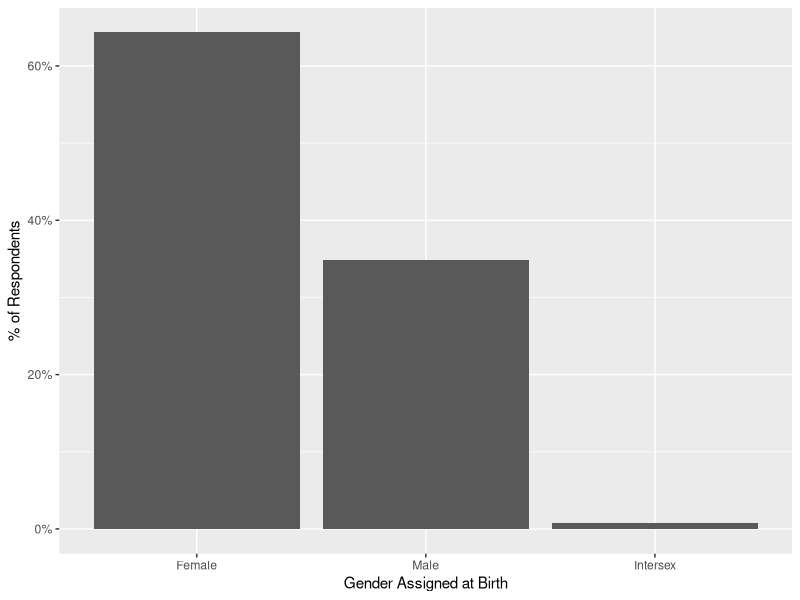
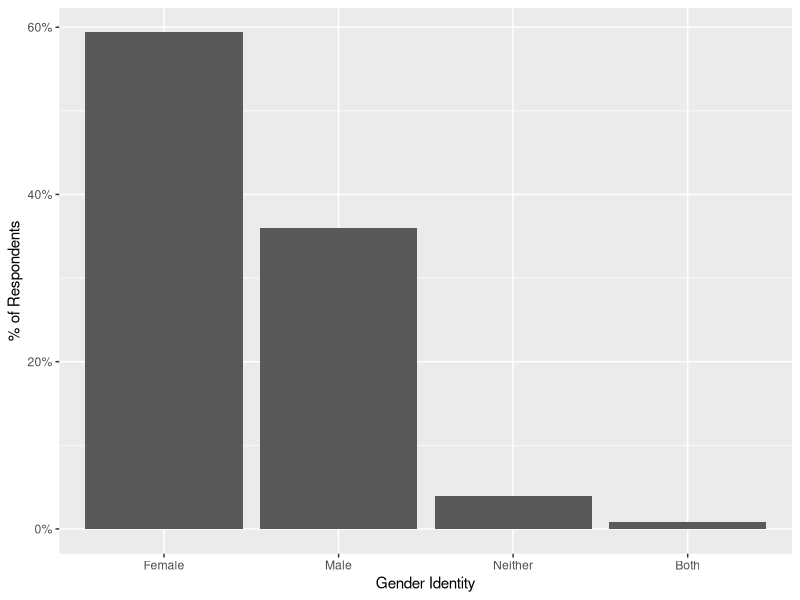
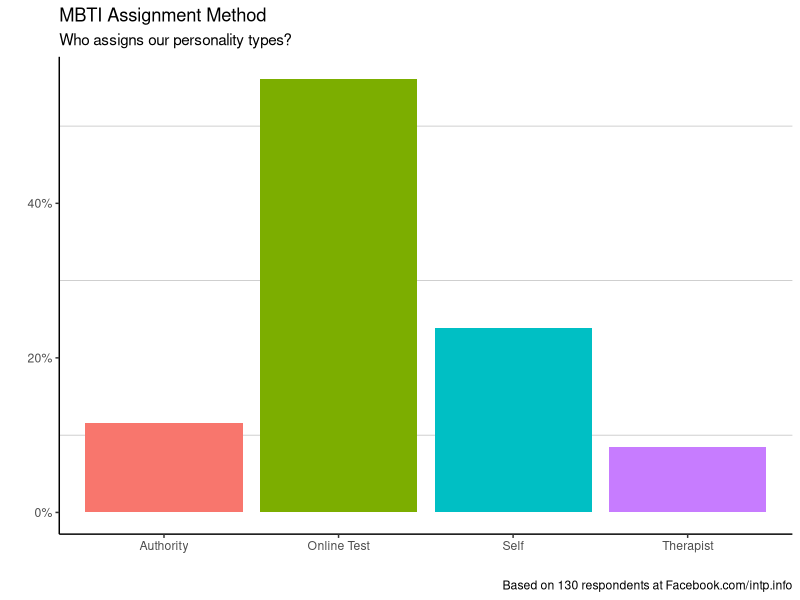
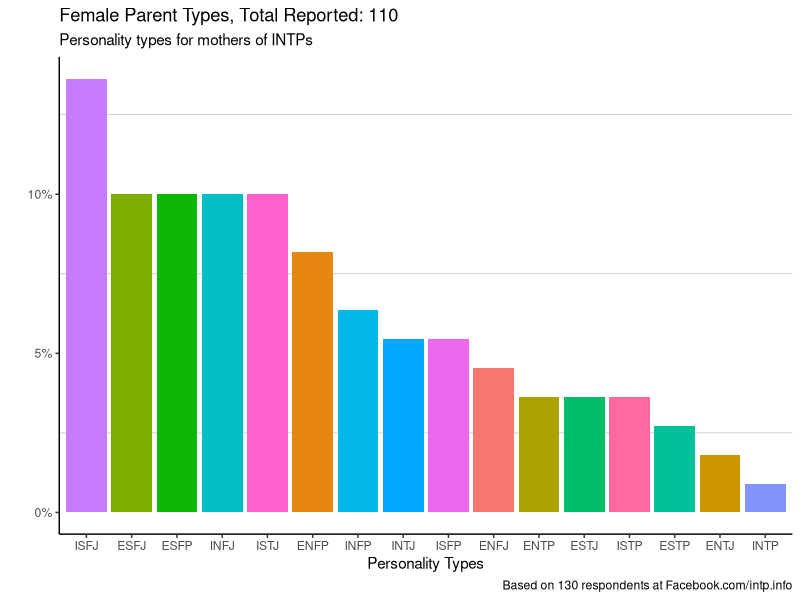
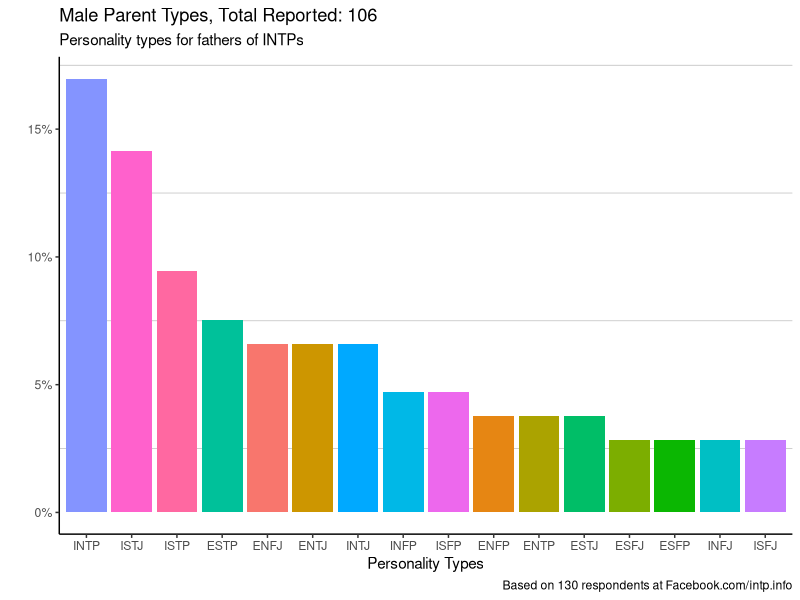
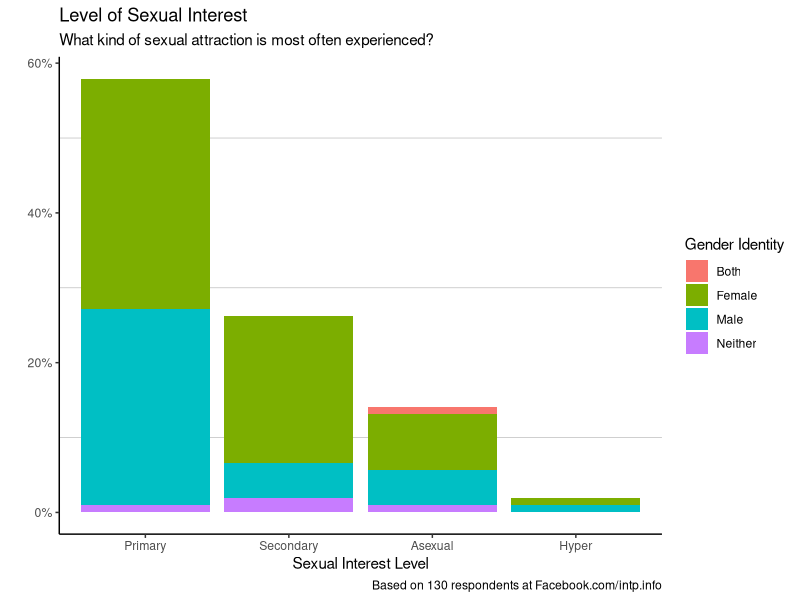
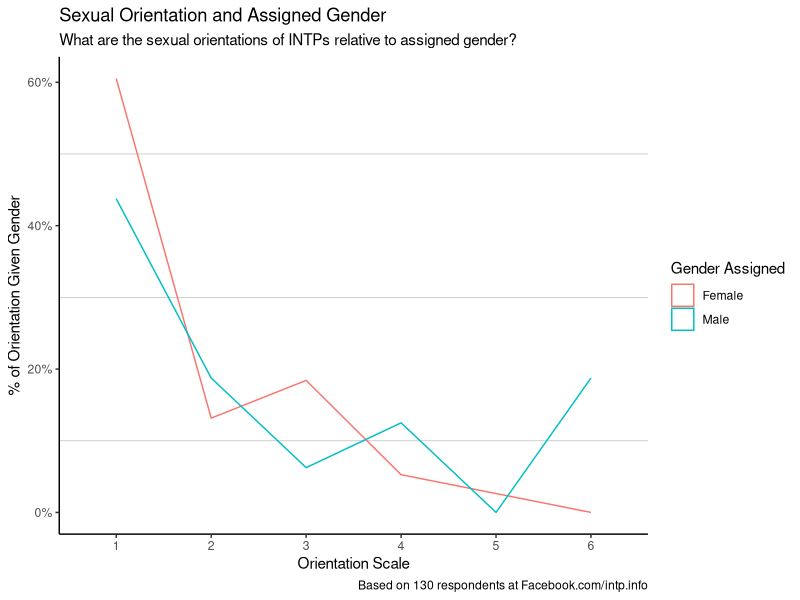
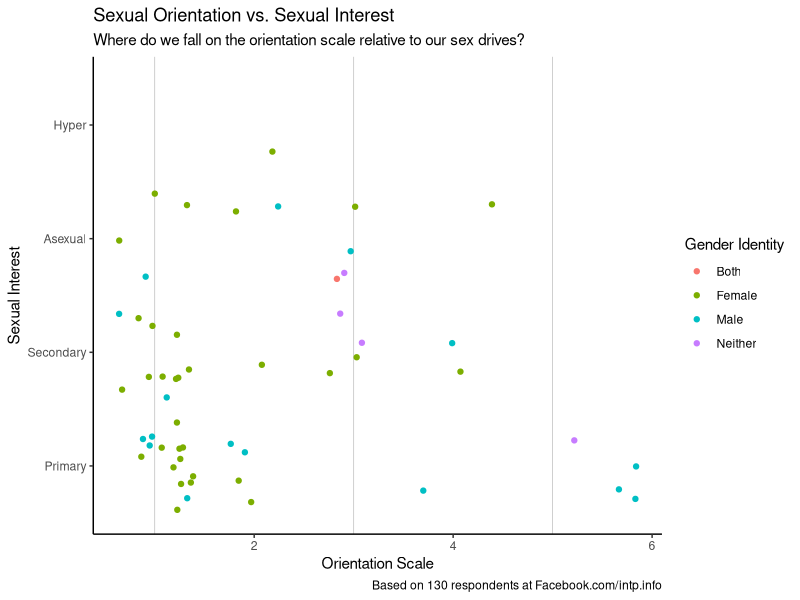

Here is the R script that generated these plots, in order:
## ---- chunk 1
knitr::opts_chunk$set(echo = TRUE)
knitr::opts_chunk$set(error = TRUE)
# Load libraries
library("plyr")
library("dplyr")
library("ggplot2")
library("scales")
# Load in clean data (only use clean info!)
survey <- read.csv("intp-general-survey-2017-CLEAN.csv", stringsAsFactors = FALSE)
validTypes <- c( "ISTJ", "ISFJ", "INFJ", "INTJ", "ISTP", "ISFP", "INFP",
                 "INTP", "ESTP", "ESFP", "ENFP", "ENTP", "ESTJ", "ESFJ",
                 "ENFJ", "ENTJ")
tableCaption <- paste( "Based on", length(survey$ID), "respondents at Facebook.com/intp.info" )

# INTPs only
surveyINTP <- filter(survey, Type == "INTP")
## ---- chunk 2
# Set up information for latest calculations
whoTook <- prop.table( table ( survey$Type ) )
whoTookPercentage <- floor(whoTook['INTP'] * 100 )

whoTookGender <- prop.table( table ( survey$GenderAssigned ) )
whoTookGenderIdentity <- prop.table( table ( survey$GenderIdentity ) )
## ---- chunk 3
sortGenderAssigned <- filter(survey, GenderAssigned != '')
sortGenderIdentity <- filter(survey, GenderIdentity != '')

ggplot( sortGenderAssigned, aes( x=reorder(GenderAssigned, GenderAssigned, function(x)-length(x)), y=(..count..)/sum(..count..) ) ) +
  geom_bar() +
  scale_x_discrete("Gender Assigned at Birth" ) +
  scale_y_continuous("% of Respondents", labels=percent)

ggplot( sortGenderIdentity, aes( x=reorder(GenderIdentity, GenderIdentity, function(x)-length(x)), y=(..count..)/sum(..count..) ) ) +
  geom_bar() +
  scale_x_discrete("Gender Identity" ) +
  scale_y_continuous("% of Respondents", labels=percent)
## ---- chunk 4
ggplot( survey, aes( x=WhoAssignedType, y=(..count..)/sum(..count..), fill = WhoAssignedType) ) +
  geom_bar() +
  ggtitle( "MBTI Assignment Method", subtitle = "Who assigns our personality types?" ) +
  scale_x_discrete("") +
  scale_y_continuous("", labels=percent) +
  theme(axis.line = element_line(colour = "black")) +
  theme(panel.grid.major = element_blank()) +
  theme(panel.grid.minor = element_line(colour = "gray") ) +
  theme(panel.background = element_blank()) +
  guides(fill=FALSE) +
  labs(caption=tableCaption)
## ---- chunk 5
# Collection data for parents
parent1 <- data.frame( surveyINTP$Parent1Type[surveyINTP$Parent1Type != ""], surveyINTP$Parent1Gender[surveyINTP$Parent1Type != ""], stringsAsFactors = FALSE )
colnames( parent1 ) <- c( "Type", "Gender" )
parent2 <- data.frame( surveyINTP$Parent2Type[surveyINTP$Parent2Type != ""], surveyINTP$Parent2Gender[surveyINTP$Parent2Type != ""], stringsAsFactors = FALSE )
colnames( parent2 ) <- c( "Type", "Gender" )
parents <- bind_rows( parent1, parent2 )

femaleParents <- filter( parents, Gender == "Female" & Type %in% validTypes )
maleParents <- filter( parents, Gender == "Male" & Type %in% validTypes )

numMaleParents <- length(maleParents$Gender)
numFemaleParents <- length(femaleParents$Gender)

totalParents <- numMaleParents+numFemaleParents
avgPerINTP <- round(totalParents / length(surveyINTP$ID), 1)
## ---- chunk 6
ggplot( femaleParents, aes( x=reorder(Type, Type, function(x)-length(x)), y=(..count..)/sum(..count..), fill = Type ) ) +
  geom_bar() +
  ggtitle( paste("Female Parent Types, Total Reported:", numFemaleParents), subtitle = "Personality types for mothers of INTPs" ) +
  scale_x_discrete("Personality Types") +
  scale_y_continuous("", labels=percent) +
  theme(axis.line = element_line(colour = "black")) +
  theme(panel.grid.major = element_blank()) +
  theme(panel.grid.minor = element_line(colour = "gray") ) +
  theme(panel.background = element_blank()) +
  guides(fill=FALSE) +
  labs(caption=tableCaption)
## ---- chunk 7
ggplot( maleParents, aes( x=reorder(Type, Type, function(x)-length(x)), y=(..count..)/sum(..count..), fill = Type ) ) +
  geom_bar() +
  ggtitle( paste("Male Parent Types, Total Reported:", numMaleParents), subtitle = "Personality types for fathers of INTPs" ) +
  scale_x_discrete("Personality Types") +
  scale_y_continuous("", labels=percent) +
  theme(axis.line = element_line(colour = "black")) +
  theme(panel.grid.major = element_blank()) +
  theme(panel.grid.minor = element_line(colour = "gray") ) +
  theme(panel.background = element_blank()) +
  guides(fill=FALSE) +
  labs(caption=tableCaption)
## ---- chunk 8
areDating <- prop.table(table(surveyINTP$PartnerGender))
notDating <- round(areDating[1], 3)*100
areDating <- 100 - notDating
## ---- chunk 9
# Prepare baseline data for pairings, include parents and survey takers for maximum data
parentPairs <- filter( survey, Parent1Type %in% validTypes & Parent2Type %in% validTypes )
basePairs <- filter( survey, Type %in% validTypes & PartnerType %in% validTypes & PartnerType != '' )

parentPartners <- data.frame( parentPairs$Parent1Type, parentPairs$Parent1Gender, parentPairs$Parent2Type, parentPairs$Parent2Gender, stringsAsFactors = FALSE )
basePartners <- data.frame( parentPairs$Type, parentPairs$GenderAssigned, parentPairs$PartnerType, parentPairs$PartnerGender, stringsAsFactors = FALSE )

colnames( parentPartners ) <- c( "Partner1Type", "Partner1Gender", "Partner2Type", "Partner2Gender" )
colnames( basePartners ) <- c( "Partner1Type", "Partner1Gender", "Partner2Type", "Partner2Gender" )

allCouples <- bind_rows( parentPartners, basePartners )
allCouples <- filter( allCouples, Partner1Type != '' & Partner2Type != '' )

numCouples <- length(allCouples$Partner1Type)

attractionData <- filter( survey, !is.na(Sexuality) & !is.na(Orientation) & !is.na(GenderIdentity) & GenderIdentity != '' & GenderAssigned != '')

attractionData$Sexuality <- sapply( attractionData$Sexuality, function( sexuality ) {
  # This makes for easier grouping, as the first three are essentially forms of asexuality
  switch( sexuality,
    'Aromantic Asexuality' = 'Asexual',
    'Romantic Asexuality' = 'Asexual',
    'Tertiary Sexuality' = 'Asexual',
    'Secondary Sexuality' = 'Secondary',
    'Primary Sexuality' = 'Primary',
    'Hyper Sexuality' = 'Hyper'
  )
} )
## ---- chunk 10
ggplot( attractionData, aes( x=reorder(Sexuality, Sexuality, function(x)-length(x)), y=(..count..)/sum(..count..), fill=GenderIdentity ) ) + 
  geom_bar() +
  ggtitle( "Level of Sexual Interest", subtitle = "What kind of sexual attraction is most often experienced?" ) +
  scale_x_discrete("Sexual Interest Level") +
  scale_y_continuous("", labels=percent) +
  theme(axis.line = element_line(colour = "black")) +
  theme(panel.grid.major = element_blank()) +
  theme(panel.grid.minor = element_line(colour = "gray") ) +
  theme(panel.background = element_blank()) +
  labs(fill="Gender Identity", caption=tableCaption)
## ---- chunk 11
attrOrient <- filter( attractionData, Orientation %in% c(1:6) )
attrOrientSimple <- data.frame( attrOrient$GenderAssigned, attrOrient$Orientation )
attrOrientProps <- as.data.frame(prop.table(table(attrOrientSimple), 1))
colnames(attrOrientProps) <- c("GenderAssigned", "Orientation", "Proportion")

ggplot( attrOrientProps, aes( x=Orientation, y=as.numeric(Proportion), group=GenderAssigned, col=GenderAssigned ) ) +
  geom_density(stat="identity") +
  ggtitle( "Sexual Orientation and Assigned Gender", subtitle = "What are the sexual orientations of INTPs relative to assigned gender?" ) +
  scale_y_continuous(labels = percent) +
  theme(axis.line = element_line(colour = "black")) +
  theme(panel.grid.major = element_blank()) +
  theme(panel.grid.minor = element_line(colour = "gray") ) +
  theme(panel.background = element_blank()) +
  labs(col="Gender Assigned", caption=tableCaption, x = "Orientation Scale", y = "% of Orientation Given Gender")
## ---- chunk 12
ggplot( filter(attractionData, Orientation %in% c(1:6)), aes( x=Orientation, y=reorder(Sexuality, Sexuality, function(x)-length(x)), col=GenderIdentity ) ) + 
  # geom_density() +
  # geom_dotplot() +
  # geom_jitter() +
  geom_jitter() +
  ggtitle( "Sexual Orientation vs. Sexual Interest", subtitle = "Where do we fall on the orientation scale relative to our sex drives?" ) +
  theme(axis.line = element_line(colour = "black")) +
  theme(panel.grid.major = element_blank()) +
  theme(panel.grid.minor = element_line(colour = "gray") ) +
  theme(panel.background = element_blank()) +
  labs(col="Gender Identity", caption=tableCaption, y="Sexual Interest", x="Orientation Scale")
## ---- chunk 13
ggplot( allCouples, aes( x=Partner1Type, y=Partner2Type ) ) + 
  geom_count() +
  ggtitle( paste("MBTI Partner Pairs, Total Reported:", numCouples), subtitle = "Personality types in relationships." ) +
  scale_x_discrete("Type") +
  scale_y_discrete("Partner Type") +
  theme(axis.line = element_line(colour = "black")) +
  theme(panel.grid.major = element_line(colour = "lightgray")) +
  theme(panel.grid.minor = element_line(colour = "gray") ) +
  theme(panel.background = element_blank()) +
  guides(fill=FALSE) +
  labs( n="# Pairings", caption=tableCaption)
## ---- chunk 14
# Base this on INTP couples as a base only
intpCouples1 <- filter( allCouples, Partner1Type == 'INTP' )
intpCouples2 <- filter( allCouples, Partner2Type == 'INTP' & Partner1Type != 'INTP' )
colnames( intpCouples2 ) <-  c( "Partner2Type", "Partner2Gender", "Partner1Type", "Partner1Gender" )
allIntpCouples <- bind_rows( intpCouples1, intpCouples2 )

maleIntpPartners <- filter( allIntpCouples, Partner1Gender == 'Male' )
femaleIntpPartners <- filter( allIntpCouples, Partner1Gender == 'Female' )

numMaleIntpPartners <- length(maleIntpPartners$Partner1Type)
numFemaleIntpPartners <- length(femaleIntpPartners$Partner1Type)
## ---- chunk 15
# Graph, male INTPs tend to date...
ggplot( maleIntpPartners, aes( x=reorder(Partner2Type, Partner2Type, function(x)-length(x)), y=(..count..)/sum(..count..), fill=Partner2Gender ) ) + 
  geom_bar() +
  ggtitle( paste("INTP Men's Partners, Total Reported:", numMaleIntpPartners), subtitle = "What personality types are INTP men most likely to date?" ) +
  scale_x_discrete("Personality Types Being Dated") +
  scale_y_continuous("Probability of Relationship", labels=percent) +
  theme(axis.line = element_line(colour = "black")) +
  theme(panel.grid.major = element_blank()) +
  theme(panel.grid.minor = element_line(colour = "gray") ) +
  theme(panel.background = element_blank()) +
  labs(fill='Partner Gender',caption=tableCaption)
## ---- chunk 16
# Graph, female INTPs tend to date...
ggplot( femaleIntpPartners, aes( x=reorder(Partner2Type, Partner2Type, function(x)-length(x)), y=(..count..)/sum(..count..), fill=Partner2Gender ) ) + 
  geom_bar() +
  ggtitle( paste("INTP Women's Partners, Total Reported:", numFemaleIntpPartners), subtitle = "What personality types are INTP women most likely to date?" ) +
  scale_x_discrete("Personality Types Being Dated") +
  scale_y_continuous("Probability of Relationship", labels=percent) +
  theme(axis.line = element_line(colour = "black")) +
  theme(panel.grid.major = element_blank()) +
  theme(panel.grid.minor = element_line(colour = "gray") ) +
  theme(panel.background = element_blank()) +
  labs(fill='Partner Gender',caption=tableCaption)
## ---- chunk 17
yearsDating <- filter( surveyINTP, 
                       PartnerGender != '' & PartnerAge != '' & !is.na(PartnerAge) & 
                       !is.na(PartnerYearsDating) & PartnerYearsDating != '' & 
                       !is.na(PartnerYearsKnown) & PartnerYearsKnown != '')
numYearsDating <- length(yearsDating$Age)

avgAges <- summary(yearsDating$Age)
Qt1Age <- avgAges[2]
Qt3Age <- avgAges[5]
avgAge <- avgAges[3]
## ---- chunk 18
longTermRels <- filter(yearsDating, PartnerYearsDating > 3 & Age > Qt1Age & Age < Qt3Age)
numLongTermRels <- length(longTermRels$Age)
ggplot( longTermRels, aes( x = Age - PartnerYearsDating, y=(..count..)/sum(..count..), binwidth=5, fill = GenderAssigned ) ) + 
  geom_bar() +
  ggtitle( paste("Age When Long-Term Relationships Begin, Total Reported:", numLongTermRels), subtitle = paste("When do INTPs between the ages of", paste(Qt1Age,Qt3Age,sep="-"),"begin 3+ year long relationships?") ) +
  scale_x_continuous("Age When Relationship Started") +
  scale_y_continuous("", labels=percent) +
  theme(axis.line = element_line(colour = "black")) +
  theme(panel.grid.major = element_blank()) +
  theme(panel.grid.minor = element_line(colour = "gray") ) +
  theme(panel.background = element_blank()) +
  labs(fill='INTP Gender',caption=tableCaption)

## ---- chunk 19
less15Years <- filter(yearsDating, PartnerYearsKnown - PartnerYearsDating < 15 )
numLess15Years <- length(less15Years$Age)

ggplot( less15Years, aes( x = PartnerYearsKnown - PartnerYearsDating,  y=(..count..)/sum(..count..), fill= GenderAssigned, bin=10 ) ) + 
  geom_bar() +
  ggtitle( paste("Years Before Beginning a Relationship, Total Reported:", numLess15Years), subtitle = "Excluding extreme cases, how long do INTPs wait to begin dating someone?" ) +
  scale_x_continuous("Years After Meeting") +
  scale_y_continuous("", labels=percent) +
  theme(axis.line = element_line(colour = "black")) +
  theme(panel.grid.major = element_blank()) +
  theme(panel.grid.minor = element_line(colour = "gray") ) +
  theme(panel.background = element_blank()) +
  labs(fill='INTP Gender',caption=tableCaption)
## ---- chunk 20
avgWaitTime <- summary(yearsDating$PartnerYearsKnown - yearsDating$PartnerYearsDating)
avgWaitTime <- round(avgWaitTime[4],1)
## ---- chunk 21
ggplot( longTermRels, aes( x=reorder(PartnerType, PartnerType, function(x)-length(x)), y=(..count..)/sum(..count..), fill= PartnerGender ) ) + 
  geom_bar() +
  ggtitle( paste("Top INTP Partner Pairs, Total Reported:", numLongTermRels), subtitle = "Which personality pairings are most successful for INTPs?" ) +
  scale_x_discrete("Partner Type") +
  scale_y_continuous("", labels=percent) +
  theme(axis.line = element_line(colour = "black")) +
  theme(panel.grid.major = element_line(colour = "lightgray")) +
  theme(panel.grid.minor = element_line(colour = "gray") ) +
  theme(panel.background = element_blank()) +
  labs(fill='Partner Gender',caption=tableCaption)
## ---- chunk 22
ggplot( yearsDating, aes( x = PartnerYearsDating,  y=PartnerYearsKnown - PartnerYearsDating, col= GenderAssigned, bin=10 ) ) + 
  geom_jitter() +
  ggtitle( paste("Relationship Length vs Time Before Relationship, Total Reported:", length(yearsDating$Age)), subtitle = "Excluding extreme cases, how long do INTPs wait to begin dating someone?" ) +
  scale_x_continuous("Years Waited") +
  scale_y_continuous("Years Dated") +
  theme(axis.line = element_line(colour = "black")) +
  theme(panel.grid.major = element_blank()) +
  theme(panel.grid.minor = element_line(colour = "gray") ) +
  theme(panel.background = element_blank()) +
  labs(col='INTP Gender',caption=tableCaption)
